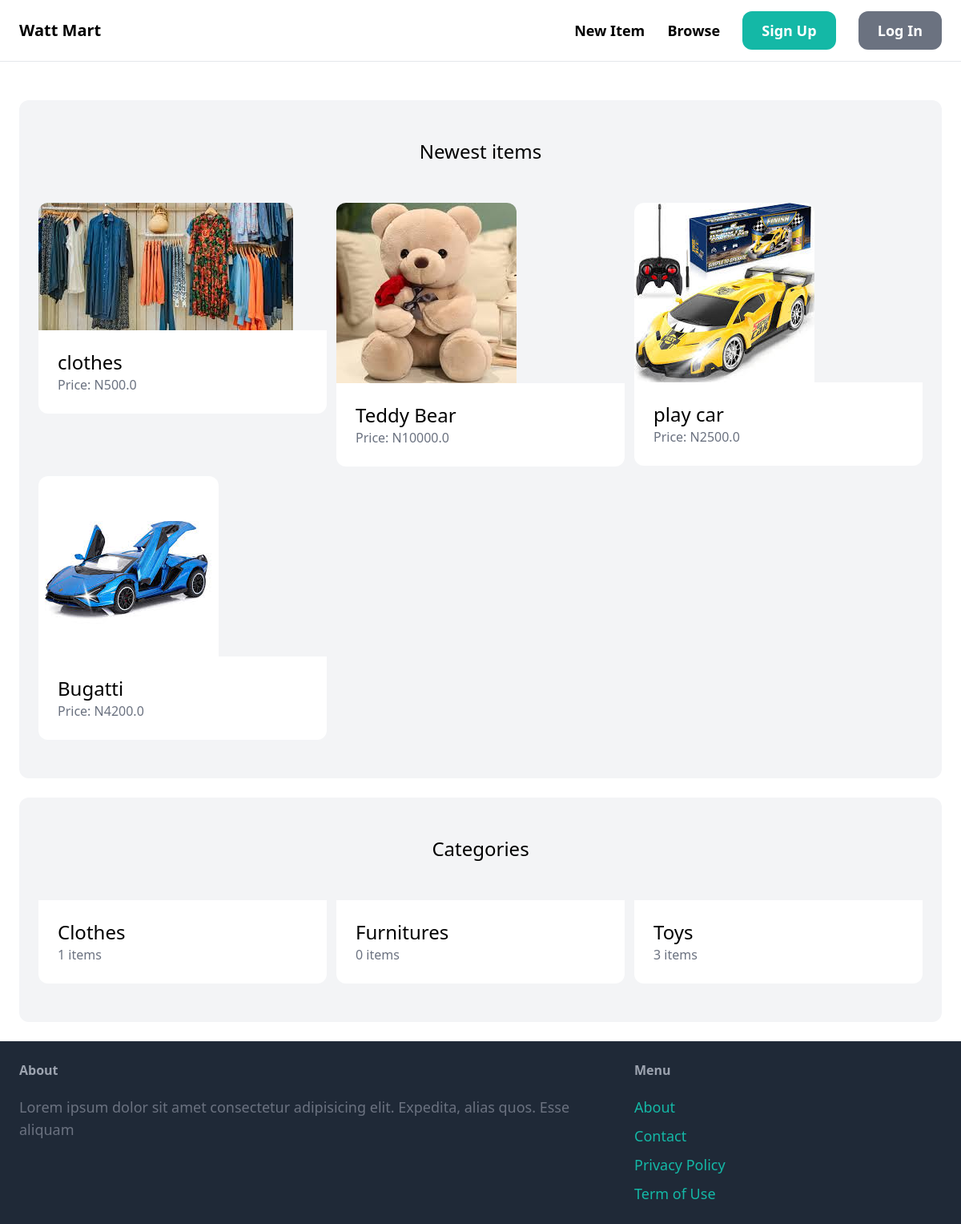
The page / on the database its author committed.
### item/models.py (models this page shows, shortened)
class Item(models.Model):
    category = models.ForeignKey(Category, related_name='items', on_delete=models.CASCADE)
    name = models.CharField(max_length=255)
    description = models.TextField(blank=True, null=True)
    price = models.FloatField()
    image = models.ImageField(upload_to='item_images', blank=True, null=True)
    is_sold = models.BooleanField(default=False)
    created_by = models.ForeignKey(User, related_name='item', on_delete=models.CASCADE)
    created_at = models.DateTimeField(auto_now_add=True)

class Category(models.Model):
    name = models.CharField(max_length=255)
    class Meta:
        ordering = ('name',)
        verbose_name_plural = 'Categories'

### core/views.py (the view)
# urls.py: path('', views.index, name='index'),
def index(request):
    items = Item.objects.filter(is_sold=False)[0:6]
    categories = Category.objects.all()
    return render(request, 'core/index.html', {
        'categories' : categories,
        'items' : items,
    })

### core/templates/core/index.html (shortened to what this page needs)
{% extends 'core/base.html' %}
{% block content %}
    <div class="mt-6 px-6 py-12 bg-gray-100 rounded-xl">
        <h2 class="mb-12 text-2xl text-center">Newest items</h2>
        <div class="grid grid-cols-3 gap-3">
            {% for item in items %}
                <div>
                    <a href="{% url 'item:detail' item.id %}">
                        <div>
                            <img src="{{ item.image.url }}" class="rounded-t-xl">
                        </div>
                        <div class="p-6 bg-white rounded-b-xl">
                            <h2 class="text-2xl">{{ item.name }}</h2>
                            <p class="text-gray-500">Price: N{{ item.price }}</p>
                        </div>
                    </a>
                </div>
            {% endfor %}
        </div>
    </div>
    <div class="mt-6 px-6 py-12 bg-gray-100 rounded-xl">
        <h2 class="mb-12 text-2xl text-center">Categories</h2>
        <div class="grid grid-cols-3 gap-3">
            {% for category in categories %}
                <div>
                    <a href="#">
                        <div class="p-6 bg-white rounded-b-xl">
                            <h2 class="text-2xl">{{ category.name }}</h2>
                            <p class="text-gray-500">{{ category.items.count }} items</p>
                        </div>
                    </a>
                </div>
            {% endfor %}
        </div>
    </div>
{% endblock %}

### rows shown on the page
Item: image (picture), name "clothes", price "500.0"
Item: image (picture), name "Teddy Bear", price "10000.0"
Item: image (picture), name "play car", price "2500.0"
Item: image (picture), name "Bugatti", price "4200.0"
Category: name "Clothes", items.count "1"
Category: name "Furnitures", items.count "0"
Category: name "Toys", items.count "3"
